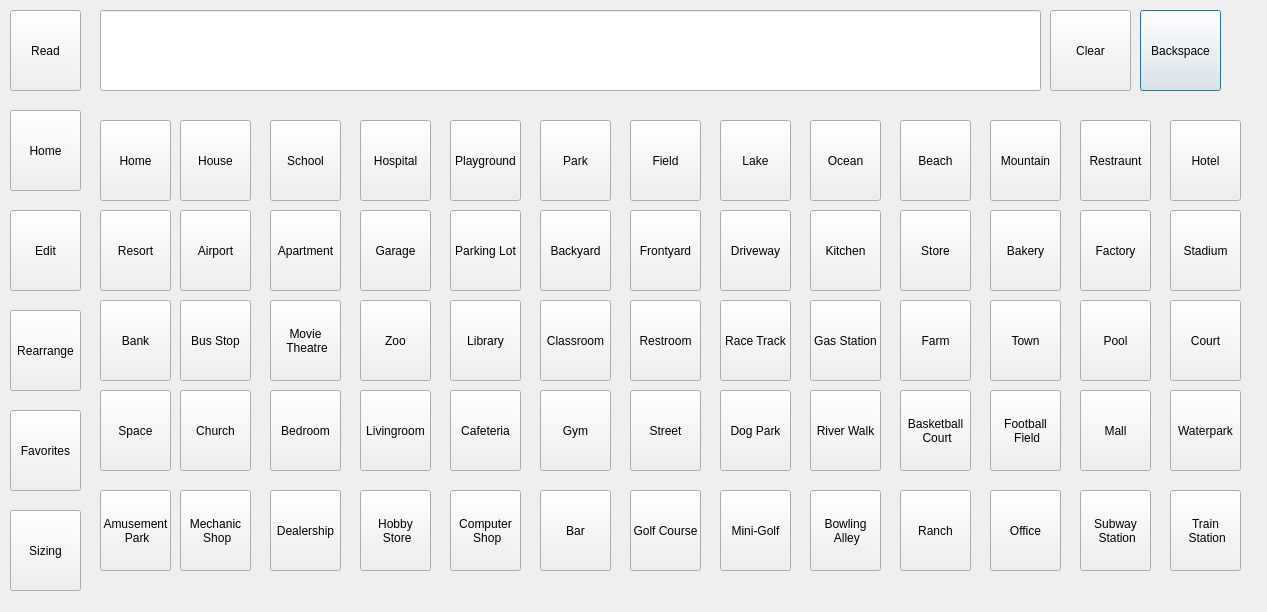
<?xml version="1.0" encoding="UTF-8"?>
<ui version="4.0">
 <class>locations</class>
 <widget class="QDialog" name="locations">
  <property name="geometry">
   <rect>
    <x>0</x>
    <y>0</y>
    <width>1267</width>
    <height>612</height>
   </rect>
  </property>
  <property name="windowTitle">
   <string>Dialog</string>
  </property>
  <widget class="QPushButton" name="backspace_fromLocations">
   <property name="geometry">
    <rect>
     <x>1140</x>
     <y>10</y>
     <width>81</width>
     <height>81</height>
    </rect>
   </property>
   <property name="text">
    <string>Backspace</string>
   </property>
  </widget>
  <widget class="QPushButton" name="trainButton">
   <property name="geometry">
    <rect>
     <x>1170</x>
     <y>490</y>
     <width>71</width>
     <height>81</height>
    </rect>
   </property>
   <property name="text">
    <string>Train 
 Station</string>
   </property>
  </widget>
  <widget class="QPushButton" name="zooButton">
   <property name="geometry">
    <rect>
     <x>360</x>
     <y>300</y>
     <width>71</width>
     <height>81</height>
    </rect>
   </property>
   <property name="text">
    <string>Zoo</string>
   </property>
  </widget>
  <widget class="QPushButton" name="computerButton">
   <property name="geometry">
    <rect>
     <x>450</x>
     <y>490</y>
     <width>71</width>
     <height>81</height>
    </rect>
   </property>
   <property name="text">
    <string>Computer 
 Shop</string>
   </property>
  </widget>
  <widget class="QPushButton" name="storeButton">
   <property name="geometry">
    <rect>
     <x>900</x>
     <y>210</y>
     <width>71</width>
     <height>81</height>
    </rect>
   </property>
   <property name="text">
    <string>Store</string>
   </property>
  </widget>
  <widget class="QPushButton" name="oceanButton">
   <property name="geometry">
    <rect>
     <x>810</x>
     <y>120</y>
     <width>71</width>
     <height>81</height>
    </rect>
   </property>
   <property name="text">
    <string>Ocean</string>
   </property>
  </widget>
  <widget class="QPushButton" name="size_fromLocations">
   <property name="geometry">
    <rect>
     <x>10</x>
     <y>510</y>
     <width>71</width>
     <height>81</height>
    </rect>
   </property>
   <property name="text">
    <string>Sizing</string>
   </property>
  </widget>
  <widget class="QPushButton" name="dealershipButton">
   <property name="geometry">
    <rect>
     <x>270</x>
     <y>490</y>
     <width>71</width>
     <height>81</height>
    </rect>
   </property>
   <property name="text">
    <string>Dealership</string>
   </property>
  </widget>
  <widget class="QPushButton" name="beachButton">
   <property name="geometry">
    <rect>
     <x>900</x>
     <y>120</y>
     <width>71</width>
     <height>81</height>
    </rect>
   </property>
   <property name="text">
    <string>Beach</string>
   </property>
  </widget>
  <widget class="QPushButton" name="restrauntButton">
   <property name="geometry">
    <rect>
     <x>1080</x>
     <y>120</y>
     <width>71</width>
     <height>81</height>
    </rect>
   </property>
   <property name="text">
    <string>Restraunt</string>
   </property>
  </widget>
  <widget class="QPushButton" name="mountainButton">
   <property name="geometry">
    <rect>
     <x>990</x>
     <y>120</y>
     <width>71</width>
     <height>81</height>
    </rect>
   </property>
   <property name="text">
    <string>Mountain</string>
   </property>
  </widget>
  <widget class="QPushButton" name="gymButton">
   <property name="geometry">
    <rect>
     <x>540</x>
     <y>390</y>
     <width>71</width>
     <height>81</height>
    </rect>
   </property>
   <property name="text">
    <string>Gym</string>
   </property>
  </widget>
  <widget class="QPushButton" name="officeButton">
   <property name="geometry">
    <rect>
     <x>990</x>
     <y>490</y>
     <width>71</width>
     <height>81</height>
    </rect>
   </property>
   <property name="text">
    <string>Office</string>
   </property>
  </widget>
  <widget class="QPushButton" name="airportButton">
   <property name="geometry">
    <rect>
     <x>180</x>
     <y>210</y>
     <width>71</width>
     <height>81</height>
    </rect>
   </property>
   <property name="text">
    <string>Airport</string>
   </property>
  </widget>
  <widget class="QPushButton" name="houseButton">
   <property name="geometry">
    <rect>
     <x>180</x>
     <y>120</y>
     <width>71</width>
     <height>81</height>
    </rect>
   </property>
   <property name="text">
    <string>House</string>
   </property>
  </widget>
  <widget class="QPushButton" name="hotelButton">
   <property name="geometry">
    <rect>
     <x>1170</x>
     <y>120</y>
     <width>71</width>
     <height>81</height>
    </rect>
   </property>
   <property name="text">
    <string>Hotel</string>
   </property>
  </widget>
  <widget class="QPushButton" name="movietheatreButton">
   <property name="geometry">
    <rect>
     <x>270</x>
     <y>300</y>
     <width>71</width>
     <height>81</height>
    </rect>
   </property>
   <property name="text">
    <string>Movie 
 Theatre</string>
   </property>
  </widget>
  <widget class="QLineEdit" name="lineEdit">
   <property name="geometry">
    <rect>
     <x>100</x>
     <y>10</y>
     <width>941</width>
     <height>81</height>
    </rect>
   </property>
  </widget>
  <widget class="QPushButton" name="read_fromLocations">
   <property name="geometry">
    <rect>
     <x>10</x>
     <y>10</y>
     <width>71</width>
     <height>81</height>
    </rect>
   </property>
   <property name="text">
    <string>Read</string>
   </property>
  </widget>
  <widget class="QPushButton" name="fieldButton">
   <property name="geometry">
    <rect>
     <x>630</x>
     <y>120</y>
     <width>71</width>
     <height>81</height>
    </rect>
   </property>
   <property name="text">
    <string>Field</string>
   </property>
  </widget>
  <widget class="QPushButton" name="spaceButton">
   <property name="geometry">
    <rect>
     <x>100</x>
     <y>390</y>
     <width>71</width>
     <height>81</height>
    </rect>
   </property>
   <property name="text">
    <string>Space</string>
   </property>
  </widget>
  <widget class="QPushButton" name="bowlingButton">
   <property name="geometry">
    <rect>
     <x>810</x>
     <y>490</y>
     <width>71</width>
     <height>81</height>
    </rect>
   </property>
   <property name="text">
    <string>Bowling 
 Alley</string>
   </property>
  </widget>
  <widget class="QPushButton" name="resortButton">
   <property name="geometry">
    <rect>
     <x>100</x>
     <y>210</y>
     <width>71</width>
     <height>81</height>
    </rect>
   </property>
   <property name="text">
    <string>Resort</string>
   </property>
  </widget>
  <widget class="QPushButton" name="golfButton">
   <property name="geometry">
    <rect>
     <x>630</x>
     <y>490</y>
     <width>71</width>
     <height>81</height>
    </rect>
   </property>
   <property name="text">
    <string>Golf Course</string>
   </property>
  </widget>
  <widget class="QPushButton" name="rearrange_fromLocations">
   <property name="geometry">
    <rect>
     <x>10</x>
     <y>310</y>
     <width>71</width>
     <height>81</height>
    </rect>
   </property>
   <property name="text">
    <string>Rearrange</string>
   </property>
  </widget>
  <widget class="QPushButton" name="favorite_fromLocations">
   <property name="geometry">
    <rect>
     <x>10</x>
     <y>410</y>
     <width>71</width>
     <height>81</height>
    </rect>
   </property>
   <property name="text">
    <string>Favorites</string>
   </property>
  </widget>
  <widget class="QPushButton" name="homeButton">
   <property name="geometry">
    <rect>
     <x>100</x>
     <y>120</y>
     <width>71</width>
     <height>81</height>
    </rect>
   </property>
   <property name="text">
    <string>Home</string>
   </property>
  </widget>
  <widget class="QPushButton" name="poolButton">
   <property name="geometry">
    <rect>
     <x>1080</x>
     <y>300</y>
     <width>71</width>
     <height>81</height>
    </rect>
   </property>
   <property name="text">
    <string>Pool</string>
   </property>
  </widget>
  <widget class="QPushButton" name="mechanicButton">
   <property name="geometry">
    <rect>
     <x>180</x>
     <y>490</y>
     <width>71</width>
     <height>81</height>
    </rect>
   </property>
   <property name="text">
    <string>Mechanic 
 Shop</string>
   </property>
  </widget>
  <widget class="QPushButton" name="barButton">
   <property name="geometry">
    <rect>
     <x>540</x>
     <y>490</y>
     <width>71</width>
     <height>81</height>
    </rect>
   </property>
   <property name="text">
    <string>Bar</string>
   </property>
  </widget>
  <widget class="QPushButton" name="clear_fromLocations">
   <property name="geometry">
    <rect>
     <x>1050</x>
     <y>10</y>
     <width>81</width>
     <height>81</height>
    </rect>
   </property>
   <property name="text">
    <string>Clear</string>
   </property>
  </widget>
  <widget class="QPushButton" name="livingroomButton">
   <property name="geometry">
    <rect>
     <x>360</x>
     <y>390</y>
     <width>71</width>
     <height>81</height>
    </rect>
   </property>
   <property name="text">
    <string>Livingroom</string>
   </property>
  </widget>
  <widget class="QPushButton" name="bedroomButton">
   <property name="geometry">
    <rect>
     <x>270</x>
     <y>390</y>
     <width>71</width>
     <height>81</height>
    </rect>
   </property>
   <property name="text">
    <string>Bedroom</string>
   </property>
  </widget>
  <widget class="QPushButton" name="courtButton">
   <property name="geometry">
    <rect>
     <x>1170</x>
     <y>300</y>
     <width>71</width>
     <height>81</height>
    </rect>
   </property>
   <property name="text">
    <string>Court</string>
   </property>
  </widget>
  <widget class="QPushButton" name="home_fromLocations">
   <property name="geometry">
    <rect>
     <x>10</x>
     <y>110</y>
     <width>71</width>
     <height>81</height>
    </rect>
   </property>
   <property name="text">
    <string>Home</string>
   </property>
  </widget>
  <widget class="QPushButton" name="footballButton">
   <property name="geometry">
    <rect>
     <x>990</x>
     <y>390</y>
     <width>71</width>
     <height>81</height>
    </rect>
   </property>
   <property name="text">
    <string>Football 
 Field</string>
   </property>
  </widget>
  <widget class="QPushButton" name="streetButton">
   <property name="geometry">
    <rect>
     <x>630</x>
     <y>390</y>
     <width>71</width>
     <height>81</height>
    </rect>
   </property>
   <property name="text">
    <string>Street</string>
   </property>
  </widget>
  <widget class="QPushButton" name="hospitalButton">
   <property name="geometry">
    <rect>
     <x>360</x>
     <y>120</y>
     <width>71</width>
     <height>81</height>
    </rect>
   </property>
   <property name="text">
    <string>Hospital</string>
   </property>
  </widget>
  <widget class="QPushButton" name="subwayButton">
   <property name="geometry">
    <rect>
     <x>1080</x>
     <y>490</y>
     <width>71</width>
     <height>81</height>
    </rect>
   </property>
   <property name="text">
    <string>Subway 
 Station</string>
   </property>
  </widget>
  <widget class="QPushButton" name="restroomButton">
   <property name="geometry">
    <rect>
     <x>630</x>
     <y>300</y>
     <width>71</width>
     <height>81</height>
    </rect>
   </property>
   <property name="text">
    <string>Restroom</string>
   </property>
  </widget>
  <widget class="QPushButton" name="hobbystoreButton">
   <property name="geometry">
    <rect>
     <x>360</x>
     <y>490</y>
     <width>71</width>
     <height>81</height>
    </rect>
   </property>
   <property name="text">
    <string>Hobby 
 Store</string>
   </property>
  </widget>
  <widget class="QPushButton" name="gasstationButton">
   <property name="geometry">
    <rect>
     <x>810</x>
     <y>300</y>
     <width>71</width>
     <height>81</height>
    </rect>
   </property>
   <property name="text">
    <string>Gas Station</string>
   </property>
  </widget>
  <widget class="QPushButton" name="libraryButton">
   <property name="geometry">
    <rect>
     <x>450</x>
     <y>300</y>
     <width>71</width>
     <height>81</height>
    </rect>
   </property>
   <property name="text">
    <string>Library</string>
   </property>
  </widget>
  <widget class="QPushButton" name="frontyardButton">
   <property name="geometry">
    <rect>
     <x>630</x>
     <y>210</y>
     <width>71</width>
     <height>81</height>
    </rect>
   </property>
   <property name="text">
    <string>Frontyard</string>
   </property>
  </widget>
  <widget class="QPushButton" name="minigolfButton">
   <property name="geometry">
    <rect>
     <x>720</x>
     <y>490</y>
     <width>71</width>
     <height>81</height>
    </rect>
   </property>
   <property name="text">
    <string>Mini-Golf</string>
   </property>
  </widget>
  <widget class="QPushButton" name="townButton">
   <property name="geometry">
    <rect>
     <x>990</x>
     <y>300</y>
     <width>71</width>
     <height>81</height>
    </rect>
   </property>
   <property name="text">
    <string>Town</string>
   </property>
  </widget>
  <widget class="QPushButton" name="amusementButton">
   <property name="geometry">
    <rect>
     <x>100</x>
     <y>490</y>
     <width>71</width>
     <height>81</height>
    </rect>
   </property>
   <property name="text">
    <string>Amusement 
 Park</string>
   </property>
  </widget>
  <widget class="QPushButton" name="lakeButton">
   <property name="geometry">
    <rect>
     <x>720</x>
     <y>120</y>
     <width>71</width>
     <height>81</height>
    </rect>
   </property>
   <property name="text">
    <string>Lake</string>
   </property>
  </widget>
  <widget class="QPushButton" name="ranchButton">
   <property name="geometry">
    <rect>
     <x>900</x>
     <y>490</y>
     <width>71</width>
     <height>81</height>
    </rect>
   </property>
   <property name="text">
    <string>Ranch</string>
   </property>
  </widget>
  <widget class="QPushButton" name="basketballButton">
   <property name="geometry">
    <rect>
     <x>900</x>
     <y>390</y>
     <width>71</width>
     <height>81</height>
    </rect>
   </property>
   <property name="text">
    <string>Basketball 
 Court</string>
   </property>
  </widget>
  <widget class="QPushButton" name="mallButton">
   <property name="geometry">
    <rect>
     <x>1080</x>
     <y>390</y>
     <width>71</width>
     <height>81</height>
    </rect>
   </property>
   <property name="text">
    <string>Mall</string>
   </property>
  </widget>
  <widget class="QPushButton" name="dogparkButton">
   <property name="geometry">
    <rect>
     <x>720</x>
     <y>390</y>
     <width>71</width>
     <height>81</height>
    </rect>
   </property>
   <property name="text">
    <string>Dog Park</string>
   </property>
  </widget>
  <widget class="QPushButton" name="backyardButton">
   <property name="geometry">
    <rect>
     <x>540</x>
     <y>210</y>
     <width>71</width>
     <height>81</height>
    </rect>
   </property>
   <property name="text">
    <string>Backyard</string>
   </property>
  </widget>
  <widget class="QPushButton" name="churchButton">
   <property name="geometry">
    <rect>
     <x>180</x>
     <y>390</y>
     <width>71</width>
     <height>81</height>
    </rect>
   </property>
   <property name="text">
    <string>Church</string>
   </property>
  </widget>
  <widget class="QPushButton" name="apartmentButton">
   <property name="geometry">
    <rect>
     <x>270</x>
     <y>210</y>
     <width>71</width>
     <height>81</height>
    </rect>
   </property>
   <property name="text">
    <string>Apartment</string>
   </property>
  </widget>
  <widget class="QPushButton" name="farmButton">
   <property name="geometry">
    <rect>
     <x>900</x>
     <y>300</y>
     <width>71</width>
     <height>81</height>
    </rect>
   </property>
   <property name="text">
    <string>Farm</string>
   </property>
  </widget>
  <widget class="QPushButton" name="racetrackButton">
   <property name="geometry">
    <rect>
     <x>720</x>
     <y>300</y>
     <width>71</width>
     <height>81</height>
    </rect>
   </property>
   <property name="text">
    <string>Race Track</string>
   </property>
  </widget>
  <widget class="QPushButton" name="waterparkButton">
   <property name="geometry">
    <rect>
     <x>1170</x>
     <y>390</y>
     <width>71</width>
     <height>81</height>
    </rect>
   </property>
   <property name="text">
    <string>Waterpark</string>
   </property>
  </widget>
  <widget class="QPushButton" name="bakeryButton">
   <property name="geometry">
    <rect>
     <x>990</x>
     <y>210</y>
     <width>71</width>
     <height>81</height>
    </rect>
   </property>
   <property name="text">
    <string>Bakery</string>
   </property>
  </widget>
  <widget class="QPushButton" name="stadiumButton">
   <property name="geometry">
    <rect>
     <x>1170</x>
     <y>210</y>
     <width>71</width>
     <height>81</height>
    </rect>
   </property>
   <property name="text">
    <string>Stadium</string>
   </property>
  </widget>
  <widget class="QPushButton" name="bankButton">
   <property name="geometry">
    <rect>
     <x>100</x>
     <y>300</y>
     <width>71</width>
     <height>81</height>
    </rect>
   </property>
   <property name="text">
    <string>Bank</string>
   </property>
  </widget>
  <widget class="QPushButton" name="busstopButton">
   <property name="geometry">
    <rect>
     <x>180</x>
     <y>300</y>
     <width>71</width>
     <height>81</height>
    </rect>
   </property>
   <property name="text">
    <string>Bus Stop</string>
   </property>
  </widget>
  <widget class="QPushButton" name="classroomButton">
   <property name="geometry">
    <rect>
     <x>540</x>
     <y>300</y>
     <width>71</width>
     <height>81</height>
    </rect>
   </property>
   <property name="text">
    <string>Classroom</string>
   </property>
  </widget>
  <widget class="QPushButton" name="edit_fromLocations">
   <property name="geometry">
    <rect>
     <x>10</x>
     <y>210</y>
     <width>71</width>
     <height>81</height>
    </rect>
   </property>
   <property name="text">
    <string>Edit</string>
   </property>
  </widget>
  <widget class="QPushButton" name="playgroundButton">
   <property name="geometry">
    <rect>
     <x>450</x>
     <y>120</y>
     <width>71</width>
     <height>81</height>
    </rect>
   </property>
   <property name="text">
    <string>Playground</string>
   </property>
  </widget>
  <widget class="QPushButton" name="factoryButton">
   <property name="geometry">
    <rect>
     <x>1080</x>
     <y>210</y>
     <width>71</width>
     <height>81</height>
    </rect>
   </property>
   <property name="text">
    <string>Factory</string>
   </property>
  </widget>
  <widget class="QPushButton" name="parkinglotButton">
   <property name="geometry">
    <rect>
     <x>450</x>
     <y>210</y>
     <width>71</width>
     <height>81</height>
    </rect>
   </property>
   <property name="text">
    <string>Parking Lot</string>
   </property>
  </widget>
  <widget class="QPushButton" name="parkButton">
   <property name="geometry">
    <rect>
     <x>540</x>
     <y>120</y>
     <width>71</width>
     <height>81</height>
    </rect>
   </property>
   <property name="text">
    <string>Park</string>
   </property>
  </widget>
  <widget class="QPushButton" name="cafeteriaButton">
   <property name="geometry">
    <rect>
     <x>450</x>
     <y>390</y>
     <width>71</width>
     <height>81</height>
    </rect>
   </property>
   <property name="text">
    <string>Cafeteria</string>
   </property>
  </widget>
  <widget class="QPushButton" name="schoolButton">
   <property name="geometry">
    <rect>
     <x>270</x>
     <y>120</y>
     <width>71</width>
     <height>81</height>
    </rect>
   </property>
   <property name="text">
    <string>School</string>
   </property>
  </widget>
  <widget class="QPushButton" name="drivewayButton">
   <property name="geometry">
    <rect>
     <x>720</x>
     <y>210</y>
     <width>71</width>
     <height>81</height>
    </rect>
   </property>
   <property name="text">
    <string>Driveway</string>
   </property>
  </widget>
  <widget class="QPushButton" name="kitchenButton">
   <property name="geometry">
    <rect>
     <x>810</x>
     <y>210</y>
     <width>71</width>
     <height>81</height>
    </rect>
   </property>
   <property name="text">
    <string>Kitchen</string>
   </property>
  </widget>
  <widget class="QPushButton" name="garageButton">
   <property name="geometry">
    <rect>
     <x>360</x>
     <y>210</y>
     <width>71</width>
     <height>81</height>
    </rect>
   </property>
   <property name="text">
    <string>Garage</string>
   </property>
  </widget>
  <widget class="QPushButton" name="riverwalkButton">
   <property name="geometry">
    <rect>
     <x>810</x>
     <y>390</y>
     <width>71</width>
     <height>81</height>
    </rect>
   </property>
   <property name="text">
    <string>River Walk</string>
   </property>
  </widget>
 </widget>
 <resources/>
 <connections/>
</ui>
